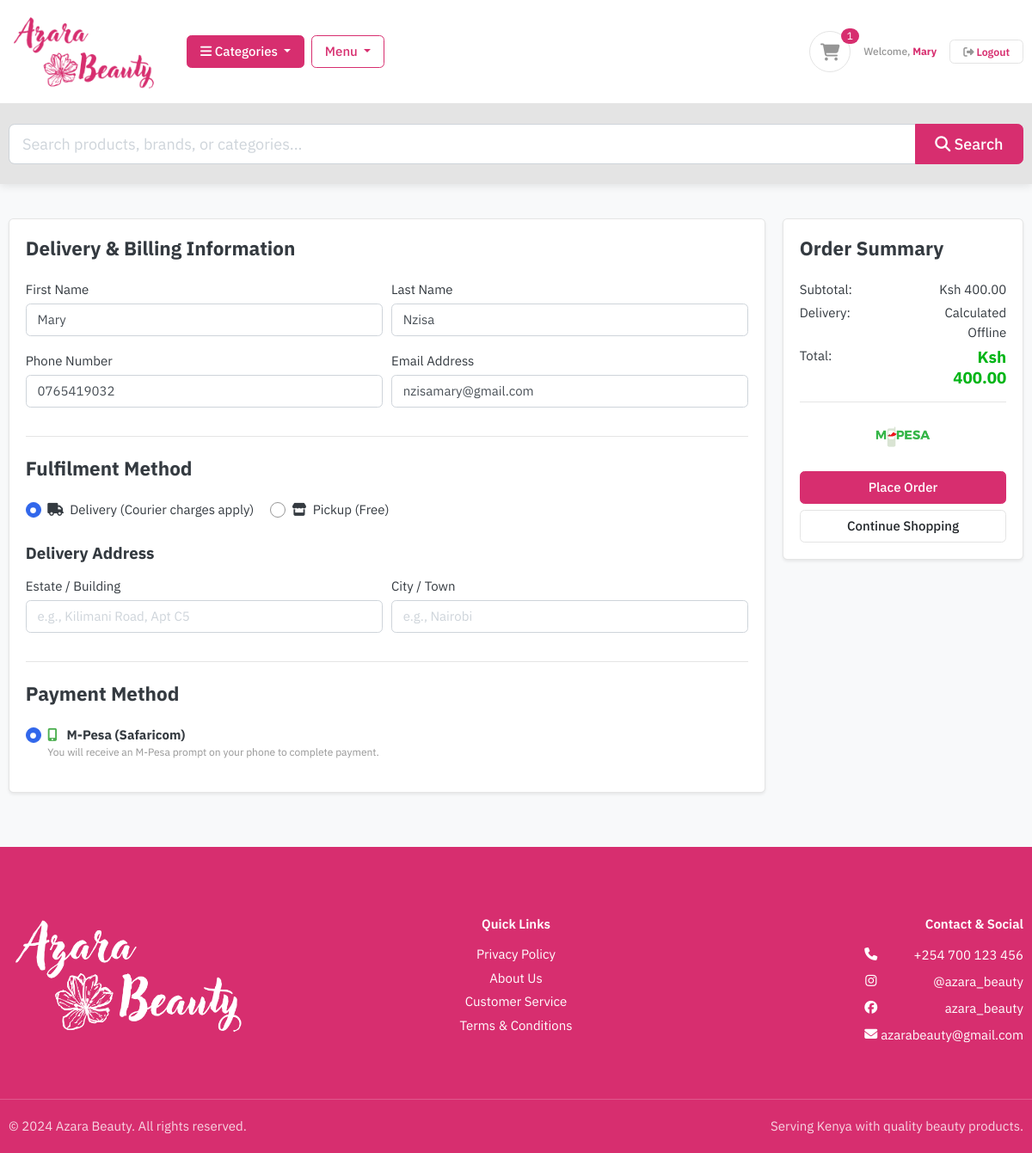
The page /cart/checkout/ (signed in) on the database its author committed.
### accounts/models.py (models this page shows, shortened)
class Account(AbstractBaseUser):
    first_name      = models.CharField(max_length=50)
    last_name       = models.CharField(max_length=50)
    username        = models.CharField(max_length=50, unique=True)
    email           = models.EmailField(max_length=100, unique=True)
    phone_number    = models.CharField(max_length=50)
    date_joined     = models.DateTimeField(auto_now_add=True)
    last_login      = models.DateTimeField(auto_now_add=True)
    is_admin        = models.BooleanField(default=False)
    is_staff        = models.BooleanField(default=False)
    is_active       = models.BooleanField(default=False)
    is_superadmin   = models.BooleanField(default=False)
    USERNAME_FIELD  = 'email'
    REQUIRED_FIELDS = ['username', 'first_name', 'last_name']
    objects = MyAccountManager()

### carts/views.py (the view)
# urls.py: path('checkout/', views.checkout, name='checkout'),
@login_required(login_url='login')
def checkout(request):
    try:
        current_user = request.user
        cart_items = CartItem.objects.filter(user=current_user, is_active=True)
        cart_count = cart_items.count()
        if cart_count == 0:
            return redirect('store:store')
        total_cart_data = get_cart_totals(cart_items)
        context = {
            'cart_items': cart_items,
            'total_cart_data': total_cart_data,
        }
        return render(request, 'orders/checkout.html', context)
    except Exception as e:
        print(f"Error in checkout view: {e}")
        return redirect('cart:cart')

### carts/context_processors.py (called while the page is built)
def counter(request):
    cart_count = 0
    if 'admin' in request.path:
        return {}
    else:
        try:
            cart = Cart.objects.filter(cart_id=_cart_id(request))
            if request.user.is_authenticated:
                cart_items = CartItem.objects.all().filter(user=request.user)
            else:
                cart_items = CartItem.objects.all().filter(cart=cart[:1])
            for cart_item in cart_items:
                cart_count += cart_item.quantity
        except Cart.DoesNotExist:
            cart_count = 0
    return dict(cart_count=cart_count)

### carts/models.py (called while the page is built)
    def sub_total(self):
        variant = self.variations.first()
        if variant:
            return variant.price * self.quantity
        else:
            return self.product.get_display_price * self.quantity

### carts/views.py (called while the page is built)
def get_cart_totals(cart_items):
    sub_total = Decimal('0.00')
    for cart_item in cart_items:
        sub_total += cart_item.sub_total()
    grand_total = sub_total
    return {
        'sub_total': f'{sub_total:.2f}',
        'grand_total': f'{grand_total:.2f}',
    }

def _cart_id(request):
    cart = request.session.session_key
    if not cart:
        cart = request.session.create()
    return cart

### store/context_processors.py (called while the page is built)
def menu_links(request):
    links = Category.objects.all()
    return dict(links=links)

### store/models.py (called while the page is built)
    def get_url(self):
        return reverse('store:products_by_category', args=[self.slug])

### templates/orders/checkout.html (shortened to what this page needs)
{% extends 'base.html' %}
{% load static %}
{% block content %}
<section class="section-content padding-y bg">
    <div class="container">
        <form action="{% url 'place_order' %}" method="POST">
        <div class="row">
            <main class="col-md-9">
                <article class="card mb-4 shadow-sm">
                    <div class="card-body">
                        <h4 class="card-title mb-4">Delivery & Billing Information</h4>
                        <div class="form-row">
                            <div class="col form-group">
                                <label>First Name</label>
                                <input type="text" name="first_name" class="form-control" required value="{{ user.first_name }}">
                            </div>
                            <div class="col form-group">
                                <label>Last Name</label>
                                <input type="text" name="last_name" class="form-control" required value="{{ user.last_name }}">
                            </div>
                        </div>
                        <div class="form-row">
                            <div class="col form-group">
                                <label>Phone Number</label>
                                <input type="text" name="phone" class="form-control" required value="{{ user.phone_number|default:'' }}">
                            </div>
                            <div class="col form-group">
                                <label>Email Address</label>
                                <input type="email" name="email" class="form-control" required value="{{ user.email }}">
                            </div>
                        </div>
                        <hr class="mb-4">
                        <h4 class="card-title mb-4">Fulfilment Method</h4>
                        <div class="form-group" id="deliveryMethodGroup">
                            <label class="custom-control custom-radio custom-control-inline">
                                <div class="custom-control-label">
                                    <i class="fa fa-truck mr-1"></i> Delivery (Courier charges apply)
                                </div>
                            </label>
                            <label class="custom-control custom-radio custom-control-inline">
                                <div class="custom-control-label">
                                    <i class="fa fa-store mr-1"></i> Pickup (Free)
                                </div>
                            </label>
                        </div>
                        <div id="addressFields">
                            <h5 class="card-title mt-4 mb-3">Delivery Address</h5>
                            <div class="form-row">
                                <div class="col form-group">
                                    <label>Estate / Building</label>
                                    <input type="text" name="estate" class="form-control" placeholder="e.g., Kilimani Road, Apt C5">
                                </div>
                                <div class="col form-group">
                                    <label>City / Town</label>
                                    <input type="text" name="city" class="form-control" placeholder="e.g., Nairobi">
                                </div>
                            </div>
                        </div>
                        <hr class="mb-4">
                        <h4 class="card-title mb-4">Payment Method</h4>
                        <div class="form-group">
                            <label class="custom-control custom-radio">
                                <div class="custom-control-label">
                                    <i class="fas fa-mobile-alt mr-2" style="color: #4CAF50;"></i>
                                    <strong>M-Pesa (Safaricom)</strong>
                                    <p class="text-muted small">You will receive an M-Pesa prompt on your phone to complete payment.</p>
                                </div>
                            </label>
                        </div>
                    </div>
                </article>
            </main>
            <aside class="col-md-3">
                <div class="card shadow-sm">
                    <div class="card-body">
                        <h4 class="card-title mb-4">Order Summary</h4>
                        <dl class="dlist-align">
                            <dt>Subtotal:</dt>
                            <dd class="text-right">Ksh {{ total_cart_data.sub_total|default:"0.00" }}</dd>
                        </dl>
                        <dl class="dlist-align">
                            <dt>Delivery:</dt>
                            <dd class="text-right" id="deliveryFeeDisplay">TBD</dd>
                        </dl>
                        <dl class="dlist-align">
                            <dt>Total:</dt>
                            <dd class="text-right h5 text-success">
                                <strong>Ksh {{ total_cart_data.grand_total|default:"0.00" }}</strong>
                            </dd>
                        </dl>
                        <hr>
                        <p class="text-center mb-3">
                            <img src="{% static 'images/mpesa_logo.png' %}" alt="M-Pesa" style="max-height: 50px;">
                        </p>
                        <button type="submit" class="btn btn-primary btn-block">
                            Place Order
                        </button>
                        <a href="{% url 'store:store' %}" class="btn btn-light btn-block mt-2">Continue Shopping</a>
                    </div>
                </div>
            </aside>
        </div>
        </form>
    </div>
</section>
{% endblock %}

### templates/includes/navbar.html (shortened to what this page needs)
{% load static %}
<header class="section-header">
    <section class="header-main border-bottom">
        <div class="container">
            <div class="row align-items-center">
                <div class="col-lg-auto col-md-auto col-12 text-center text-md-left mb-2 mb-md-0">
                    <a href="{% url 'store:home' %}" class="brand-wrap">
                        <img class="logo" src="{% static 'images/azaralogo_header.png' %}" alt="Azara Logo" style="max-height: 90px; width: auto;">
                    </a>
                </div>
                <div class="col-lg-auto col-md-auto col-12 text-center text-md-left">
                    <div class="d-flex align-items-center justify-content-center justify-content-md-start">
                        <div class="dropdown d-inline-block">
                            <button type="button" class="btn btn-primary dropdown-toggle px-3" data-toggle="dropdown">
                                <i class="fa fa-bars"></i> Categories
                            </button>
                        </div>
                        <div class="dropdown d-inline-block ml-2">
                            <button type="button" class="btn btn-outline-primary dropdown-toggle px-3" data-toggle="dropdown">
                                Menu
                            </button>
                        </div>
                    </div>
                </div>
                <div class="col-lg col-md col-12 text-lg-right text-center mt-3 mt-md-0">
                    <div class="widgets-wrap d-flex justify-content-center justify-content-lg-end align-items-center">
                        <a href="{% url 'cart:cart' %}" class="widget-header mr-3 text-dark">
                            <div class="icon">
                                <i class="icon-sm rounded-circle border fa fa-shopping-cart"></i>
                                <span class="notify" style="background-color: var(--azara-primary);">{{ cart_count }}</span>
                            </div>
                        </a>
                        {% if user.is_authenticated %}
                            <span class="text-muted small mr-3" style="white-space: nowrap; font-weight: 500;">
                                Welcome, <b style="color: var(--azara-primary);">{{ user.first_name }}</b>
                            </span>
                            <a href="{% url 'logout' %}" class="btn btn-sm btn-light border px-3" style="color: var(--azara-primary); font-weight: 600;">
                                <i class="fa fa-sign-out-alt"></i> Logout
                            </a>
                        {% endif %}
                    </div>
                </div>
            </div>
        </div>
    </section>
    <section class="header-main border-bottom bg-light">
        <div class="container py-2">
            <div class="row">
                <div class="col-12">
                    <form action="{% url 'store:search' %}" class="search" method="GET">
                        <div class="input-group input-group-lg">
                            <input type="search" class="form-control" name="keyword" placeholder="Search products, brands, or categories...">
                            <div class="input-group-append">
                                <button class="btn btn-primary px-4" type="submit">
                                    <i class="fa fa-search"></i> Search
                                </button>
                            </div>
                        </div>
                    </form>
                </div>
            </div>
        </div>
    </section>
</header>

### static/css/ui.css (style rules this page uses)
:root { --azara-primary: #D72E6F; --azara-primary-dark: #A82457; --azara-secondary: #E9C4DA; }
html { font-family: "IBM Plex Sans", sans-serif; font-size: 15px; }
body { font-family: "IBM Plex Sans", sans-serif; font-weight: 400; }
h1, h2, h3, h4, h5, h6, .section-title, .title-text { font-family: "IBM Plex Sans", sans-serif; font-weight: 700; }
.icon-xs, .icon-sm, .icon-md, .icon-lg { display: inline-block; text-align: center; flex-shrink: 0; flex-grow: 0; }
.icon-sm { width: 48px; height: 48px; line-height: 48px !important; font-size: 20px; }
.padding-y { padding-top: 40px; padding-bottom: 40px; }
article:after, .form-group:after { display: block; clear: both; content: ""; }
.bg { background-color: #f8f9fa; }
p:last-child { margin-bottom: 0; }
.header-main { position: relative; padding-top: 1rem; padding-bottom: 1rem; }
.brand-wrap .logo, .navbar-brand .logo { margin-right: 7px; max-height: 42px; display: inline-block; }
.widget-header { display: inline-block; vertical-align: middle; position: relative; }
.widget-header i { color: #969696; }
.widget-header .notify { position: absolute; top: -3px; right: -10px; }
.section-header { position: sticky; top: 0; z-index: 1050; width: 100%; background-color: #fff; box-shadow: 0 2px 10px rgba(0,0,0,0.1); }
.btn-primary { color: #fff; background-color: var(--azara-primary); border-color: var(--azara-primary); }
.btn-outline-primary { color: var(--azara-primary); border-color: var(--azara-primary); }
.btn-light { background-color: #fff; border-color: #e4e4e4; }
.btn-light i { color: #969696; }
[class*=dlist-] { margin-bottom: 5px; }
[class*=dlist-] dd { margin-bottom: 0; }
.dlist-align { display: flex; }
.dlist-align dt { width: 150px; word-wrap: break-word; font-weight: normal; }
.dlist-align dd { flex-grow: 1; }
.notify { position: absolute; top: -4px; right: -10px; display: inline-block; padding: 0.25em 0.6em; font-size: 12px; line-height: 1; text-align: center; border-radius: 3rem; color: #fff; background-color: #fa3434; }
a { color: var(--azara-primary); transition: color 0.2s; }
html, body { height: 100%; }
body { display: flex; flex-direction: column; }

### rows shown on the page
Account: first_name "Mary", last_name "Nzisa", phone "0765419032", email "nzisamary@gmail.com"

### other values the page prints
{{ cart_count }} "1"
{{ total_cart_data.sub_total|default:"0.00" }} "400.00"
{{ total_cart_data.grand_total|default:"0.00" }} "400.00"
